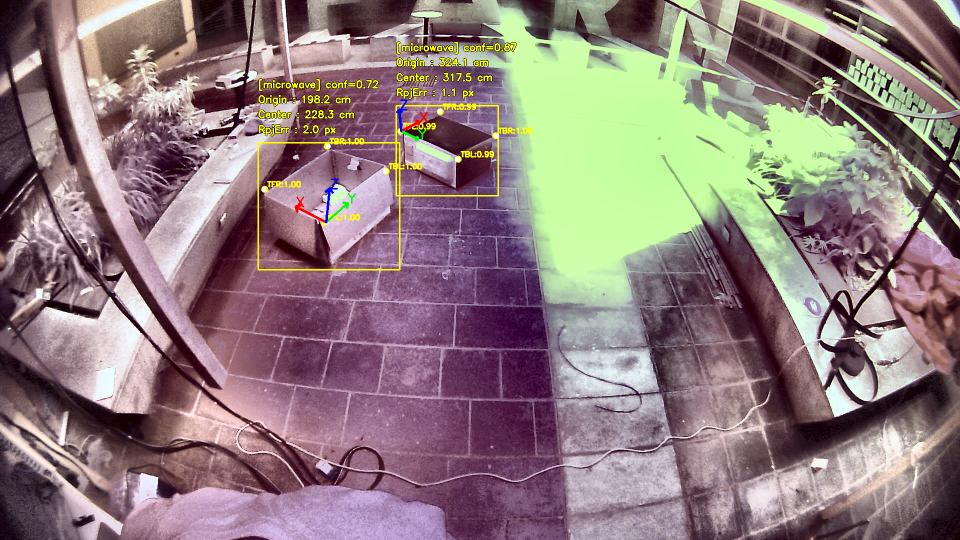
#> input picture gantry-pose-inference/benchmark_annotated.png, 1920 x 1080 px (shown at 1/2 size)
$ python -i timing-analysis.py   (imports and definitions only)
#> lines starting #> are read from the running program, lines starting #| are printed output that depends on the picture
#> further down, picture is the input picture: shape (1080, 1920, 3); mean B, G, R 124.4, 124.7, 142.5
#!/usr/bin/env python3
"""
Pipeline Timing Benchmark — Single Test Image
=============================================
Measures wall-clock time for every stage of the pose estimation pipeline:

  Stage 0 : Image load / decode
  Stage 1 : IR pink-cast correction  (correct_ir_cast)
  Stage 2 : YOLO inference            (model.predict)
  Stage 3 : Per-detection loop
    Stage 3a : solvePnP
    Stage 3b : Reprojection + axis drawing
    Stage 3c : HUD text rendering
  Stage 4 : Final display composition (optional side-by-side)
  TOTAL   : Stage 0 → Stage 4

Runs N iterations and reports: min / mean / max / std for each stage.

Usage
-----
  python benchmark_pose.py --image test_frame.jpg \
      --model best_26n_mv_pkg.pt \
      --calib camera_params_fisheye_aruko.npz \
      --iters 50
"""

import cv2
import numpy as np
import argparse
import os
import sys
import time
from collections import defaultdict
from ultralytics import YOLO


# ============================================================
# Tiny high-res timer helper
# ============================================================

class Stopwatch:
    """Lightweight context-manager stopwatch (nanoseconds → ms)."""
    def __enter__(self):
        self._t0 = time.perf_counter_ns()
        return self
    def __exit__(self, *_):
        self.elapsed_ms = (time.perf_counter_ns() - self._t0) / 1e6


# ============================================================
# IR Pink Correction  (unchanged from original)
# ============================================================

def correct_ir_cast(frame: np.ndarray, strength: float = 1.0) -> np.ndarray:
#> called with strength = 1
    frame = frame.astype(np.float32)
    b, g, r = cv2.split(frame)
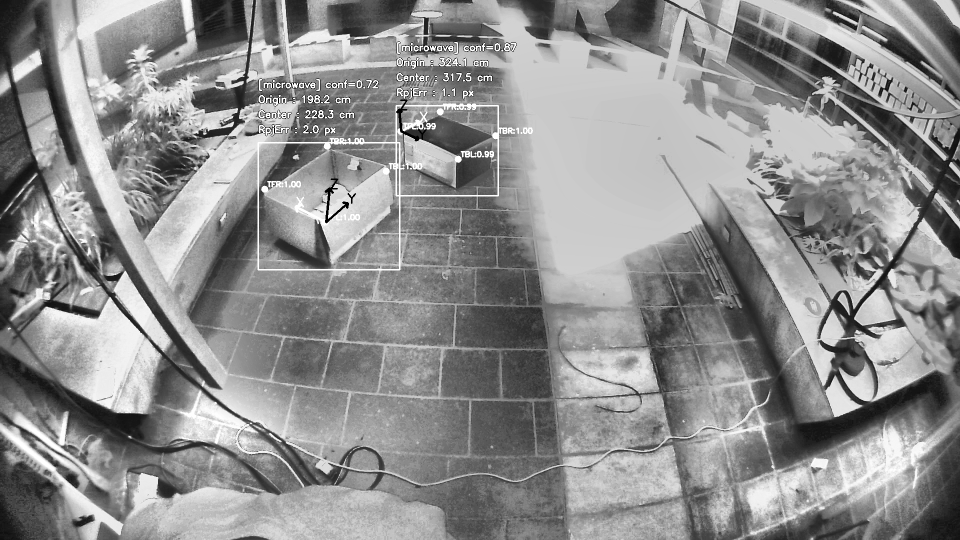
#> r: shape (1080, 1920) float32 (shown at 1/2 size); min 0, max 255, mean 142.5
    r_corrected = r * (1.0 - 0.30 * strength)
    g_corrected = g * (1.0 + 0.05 * strength)
    b_corrected = b * (1.0 - 0.15 * strength)
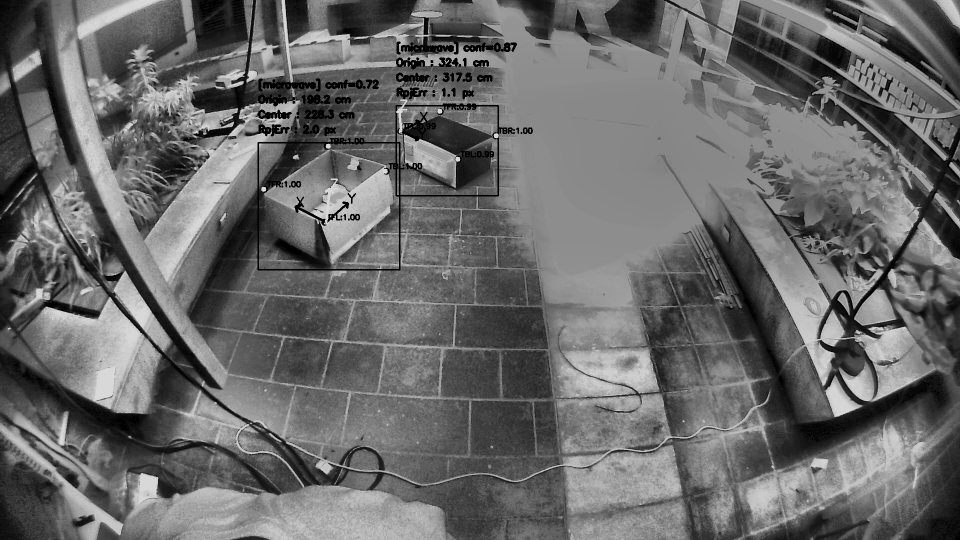
#> b_corrected: shape (1080, 1920) float32 (shown at 1/2 size); min 0, max 216.8, mean 105.7
    frame = cv2.merge([
        np.clip(b_corrected, 0, 255),
        np.clip(g_corrected, 0, 255),
        np.clip(r_corrected, 0, 255),
    ]).astype(np.uint8)
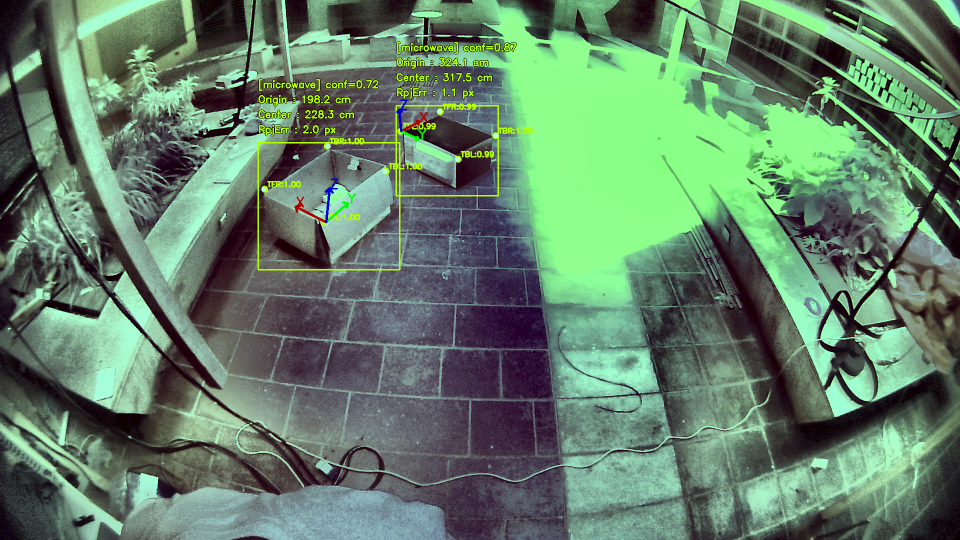
#> frame: shape (1080, 1920, 3) (shown at 1/2 size); mean B, G, R 105.2, 129.1, 99.3
    lab = cv2.cvtColor(frame, cv2.COLOR_BGR2LAB)
#> lab: shape (1080, 1920, 3); mean of channels 0, 1, 2 128.1, 114.6, 136.6
    l, a, b_ch = cv2.split(lab)
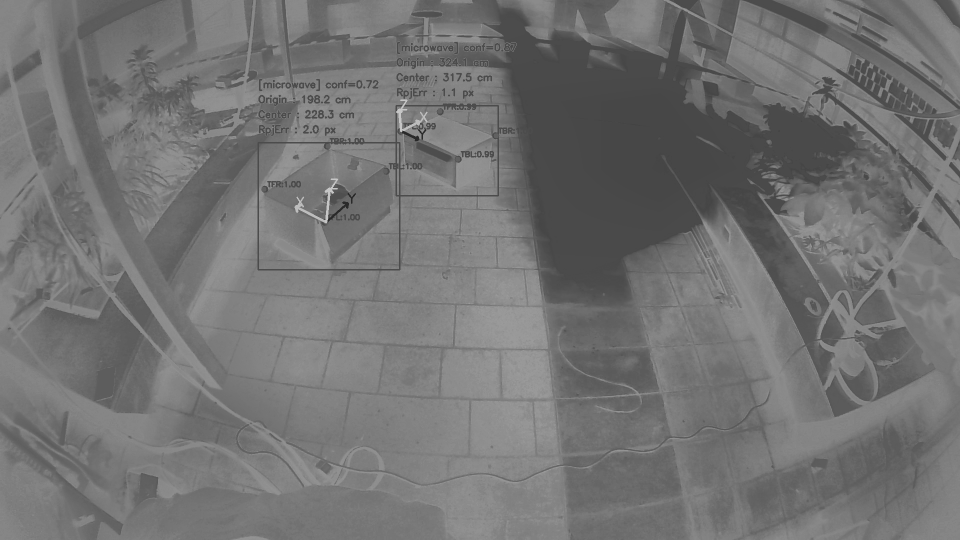
#> a: shape (1080, 1920) (shown at 1/2 size); min 42, max 198, mean 114.6
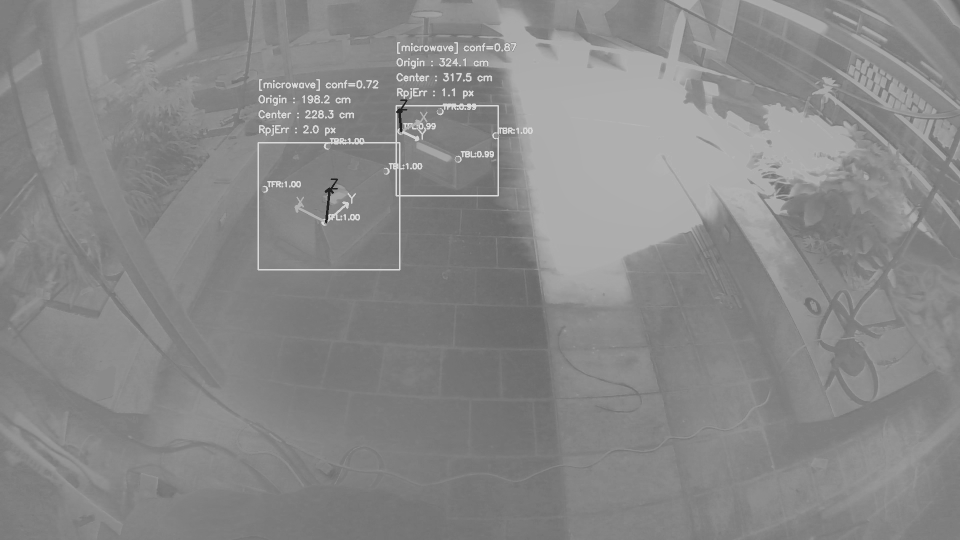
#> b_ch: shape (1080, 1920) (shown at 1/2 size); min 33, max 217, mean 136.6
    clahe = cv2.createCLAHE(clipLimit=3.0, tileGridSize=(8, 8))
    l = clahe.apply(l)
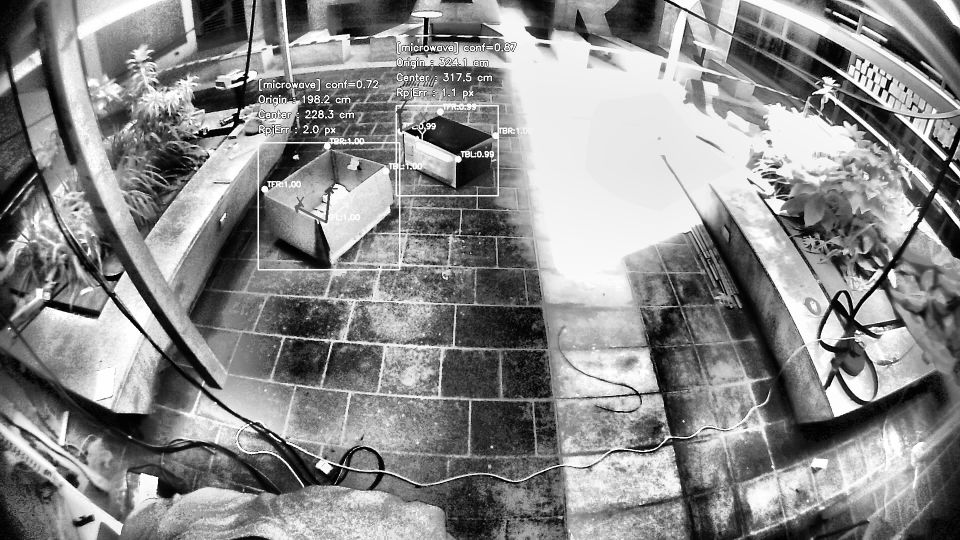
#> l: shape (1080, 1920) (shown at 1/2 size); min 0, max 255, mean 138.2
    a = cv2.addWeighted(a, 1.0 - 0.25 * strength,
                        np.full_like(a, 128), 0.25 * strength, 0)
    lab = cv2.merge((l, a, b_ch))
#> lab: shape (1080, 1920, 3); mean of channels 0, 1, 2 138.2, 117.9, 136.6
    return cv2.cvtColor(lab, cv2.COLOR_LAB2BGR)
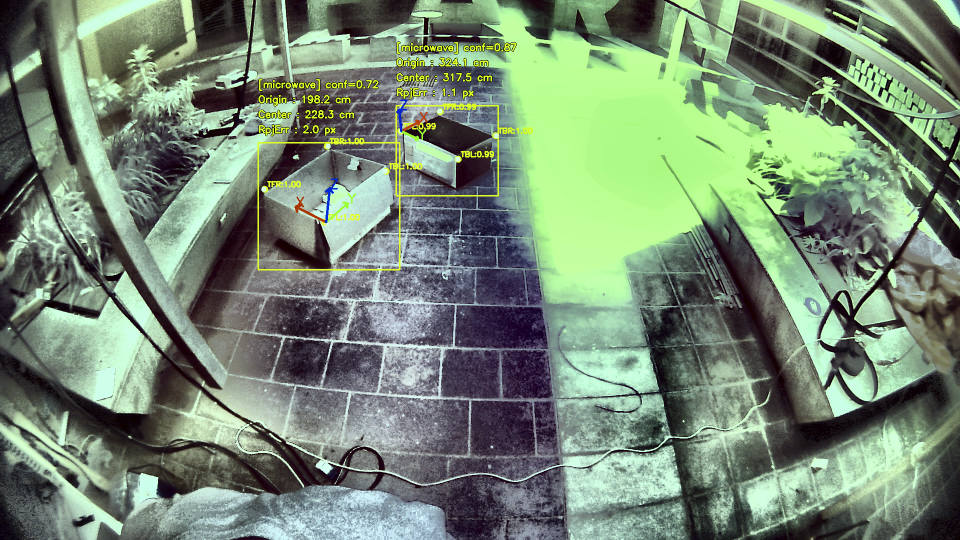
#> returned value: shape (1080, 1920, 3) (shown at 1/2 size); mean B, G, R 116.2, 137.8, 118.5


# ============================================================
# Per-class 3D geometry  (unchanged)
# ============================================================

# [190 lines left out: functions build_class_dims, estimate_pose_timed, not called in this run]


# ============================================================
# Stats helper
# ============================================================

def stats(arr):
    a = np.array(arr)
    return dict(min=a.min(), mean=a.mean(), max=a.max(), std=a.std())


# [140 lines left out: functions print_stats_table, run_benchmark, not called in this run]


# ============================================================
# Entry point
# ============================================================

# [44 lines not run here, left out]

>>> import cv2
>>> picture = cv2.imread('benchmark_annotated.png')
>>> result = correct_ir_cast(picture)

$ run again, on gantry-pose-inference/test-image-01.jpeg
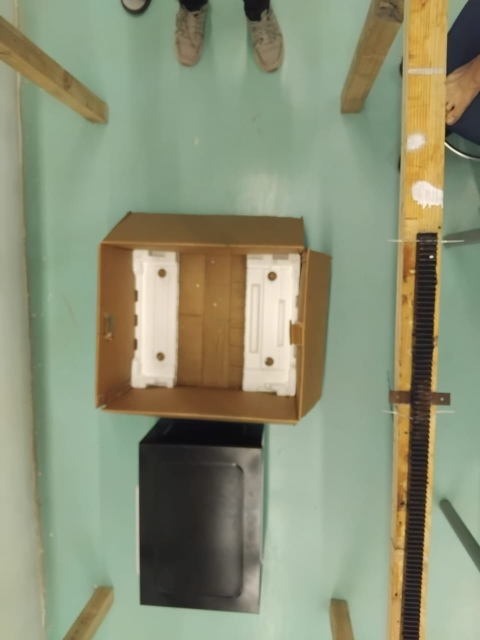
#> input picture gantry-pose-inference/test-image-01.jpeg, 960 x 1280 px (shown at 1/2 size)
#> picture is the input picture: shape (1280, 960, 3); mean B, G, R 118.5, 144.8, 139.7
#> in correct_ir_cast, `l = clahe.apply(l)`:
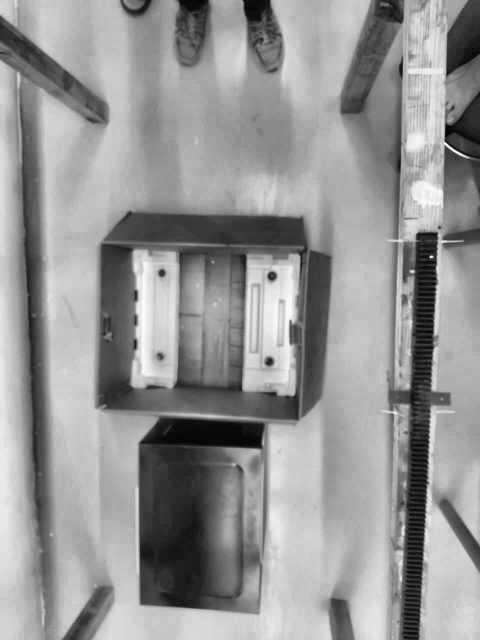
#> l: shape (1280, 960) (shown at 1/2 size); min 3, max 252, mean 148.7
#> in correct_ir_cast, `return cv2.cvtColor(lab, cv2.COLOR_LAB2BGR)`:
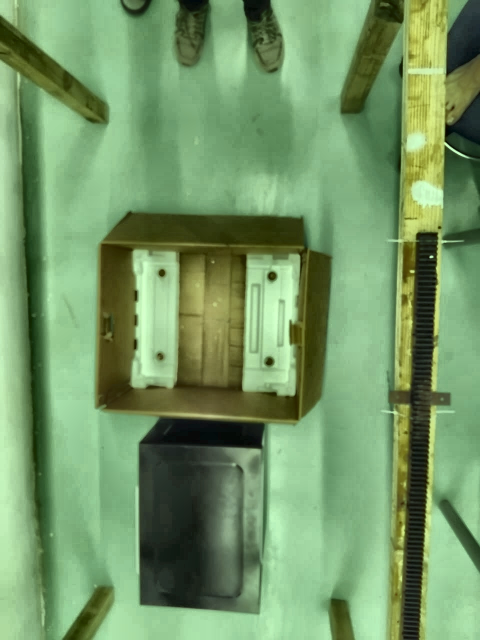
#> returned value: shape (1280, 960, 3) (shown at 1/2 size); mean B, G, R 103.5, 151.8, 116.5

$ run again, on gantry-pose-inference/calib-image-02.png
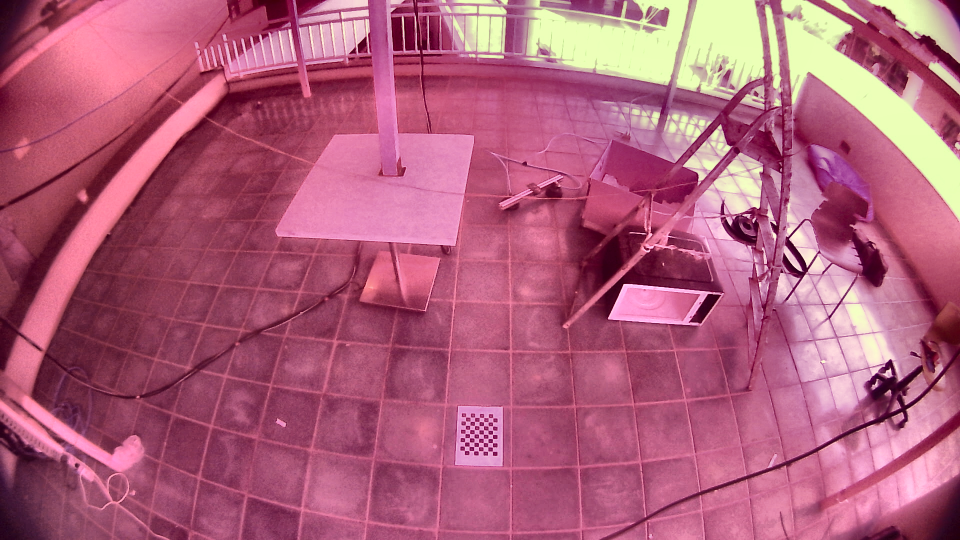
#> input picture gantry-pose-inference/calib-image-02.png, 1920 x 1080 px (shown at 1/2 size)
#> picture is the input picture: shape (1080, 1920, 3); mean B, G, R 122, 94.8, 176.9
#> in correct_ir_cast, `l, a, b_ch = cv2.split(lab)`:
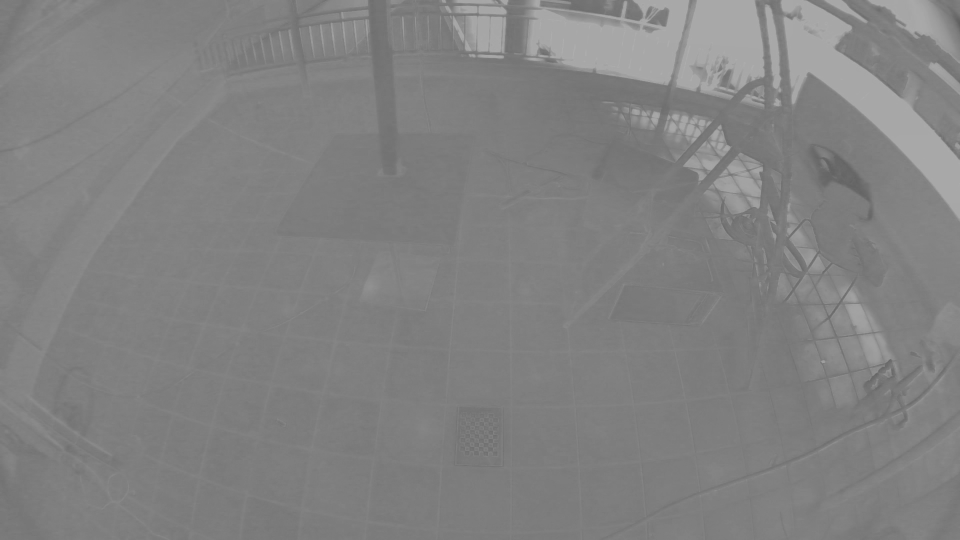
#> b_ch: shape (1080, 1920) (shown at 1/2 size); min 95, max 175, mean 129.6
#> in correct_ir_cast, `return cv2.cvtColor(lab, cv2.COLOR_LAB2BGR)`:
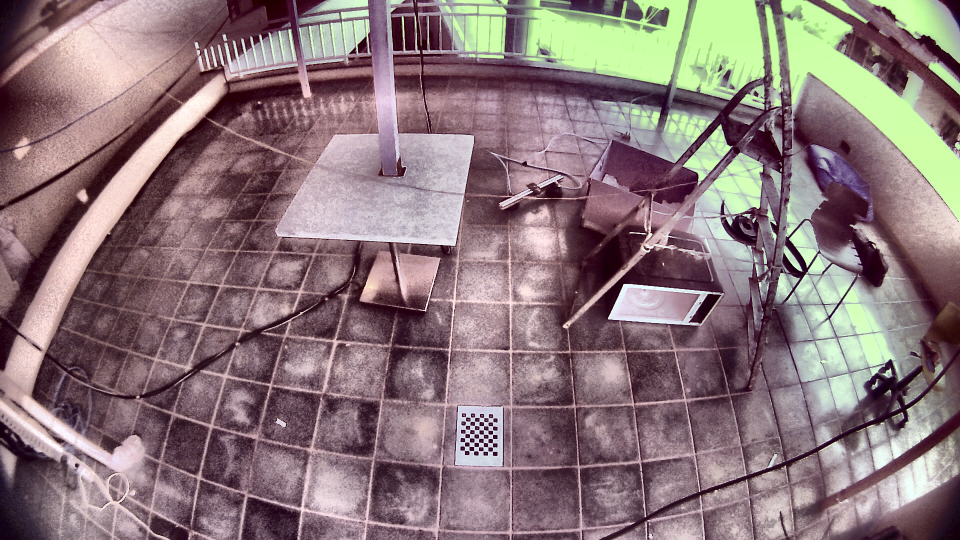
#> returned value: shape (1080, 1920, 3) (shown at 1/2 size); mean B, G, R 122.1, 119.6, 139.5
